Frame 1 (no input): blank canvas, image omitted
Frame 60 (no input): blank canvas, image omitted
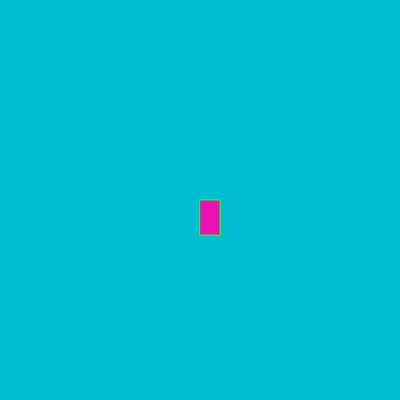
Frame 120 (the mouse pressed at the canvas centre since frame 60)

The p5.js sketch whose frames 1 and 60 were blank and that drew this single picture after the mouse press (run headless with seeded random() and noise() and a simulated clock; from frame 60 on, the mouse is pressed at the canvas centre):

// p5.js sketch
// ── sketch.js
function setup() {
    createCanvas(400, 400);
    background(" #00BCD4")
  }
  
   function draw() {
     stroke(" rgb(32,253,10)");
     fill(" #EA11B5");
     
     
      if (mouseIsPressed) {
         rect(mouseX, mouseY, 20, 35);
        }
      }
